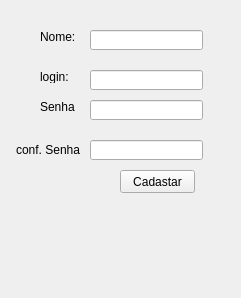
<?xml version="1.0" encoding="UTF-8"?>
<ui version="4.0">
 <class>Form</class>
 <widget class="QWidget" name="Form">
  <property name="geometry">
   <rect>
    <x>0</x>
    <y>0</y>
    <width>241</width>
    <height>298</height>
   </rect>
  </property>
  <property name="windowTitle">
   <string>Form</string>
  </property>
  <widget class="QLabel" name="label">
   <property name="geometry">
    <rect>
     <x>40</x>
     <y>30</y>
     <width>47</width>
     <height>13</height>
    </rect>
   </property>
   <property name="text">
    <string>Nome:</string>
   </property>
  </widget>
  <widget class="QLineEdit" name="entry_nome">
   <property name="geometry">
    <rect>
     <x>90</x>
     <y>30</y>
     <width>113</width>
     <height>20</height>
    </rect>
   </property>
  </widget>
  <widget class="QLabel" name="label_2">
   <property name="geometry">
    <rect>
     <x>40</x>
     <y>70</y>
     <width>47</width>
     <height>13</height>
    </rect>
   </property>
   <property name="text">
    <string>login:</string>
   </property>
  </widget>
  <widget class="QLineEdit" name="entry_login">
   <property name="geometry">
    <rect>
     <x>90</x>
     <y>70</y>
     <width>113</width>
     <height>20</height>
    </rect>
   </property>
  </widget>
  <widget class="QLabel" name="label_3">
   <property name="geometry">
    <rect>
     <x>40</x>
     <y>100</y>
     <width>47</width>
     <height>13</height>
    </rect>
   </property>
   <property name="text">
    <string>Senha</string>
   </property>
  </widget>
  <widget class="QLineEdit" name="entry_senha">
   <property name="geometry">
    <rect>
     <x>90</x>
     <y>100</y>
     <width>113</width>
     <height>20</height>
    </rect>
   </property>
  </widget>
  <widget class="QLineEdit" name="entry_conf_senha">
   <property name="geometry">
    <rect>
     <x>90</x>
     <y>140</y>
     <width>113</width>
     <height>20</height>
    </rect>
   </property>
  </widget>
  <widget class="QLabel" name="label_4">
   <property name="geometry">
    <rect>
     <x>16</x>
     <y>140</y>
     <width>71</width>
     <height>20</height>
    </rect>
   </property>
   <property name="text">
    <string>conf. Senha</string>
   </property>
  </widget>
  <widget class="QPushButton" name="btn_cadastrar">
   <property name="geometry">
    <rect>
     <x>120</x>
     <y>170</y>
     <width>75</width>
     <height>23</height>
    </rect>
   </property>
   <property name="text">
    <string>Cadastar</string>
   </property>
  </widget>
 </widget>
 <resources/>
 <connections/>
</ui>
